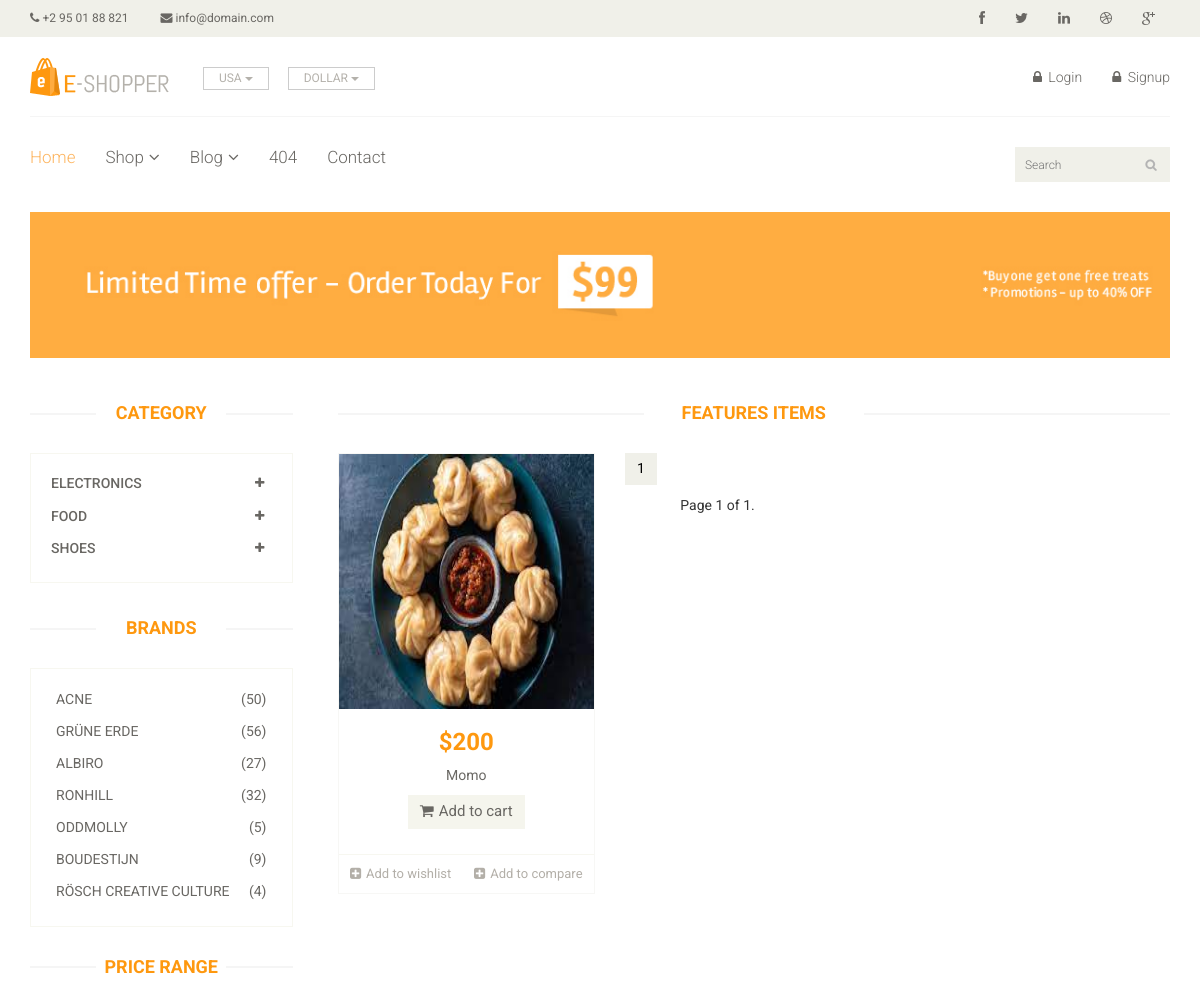
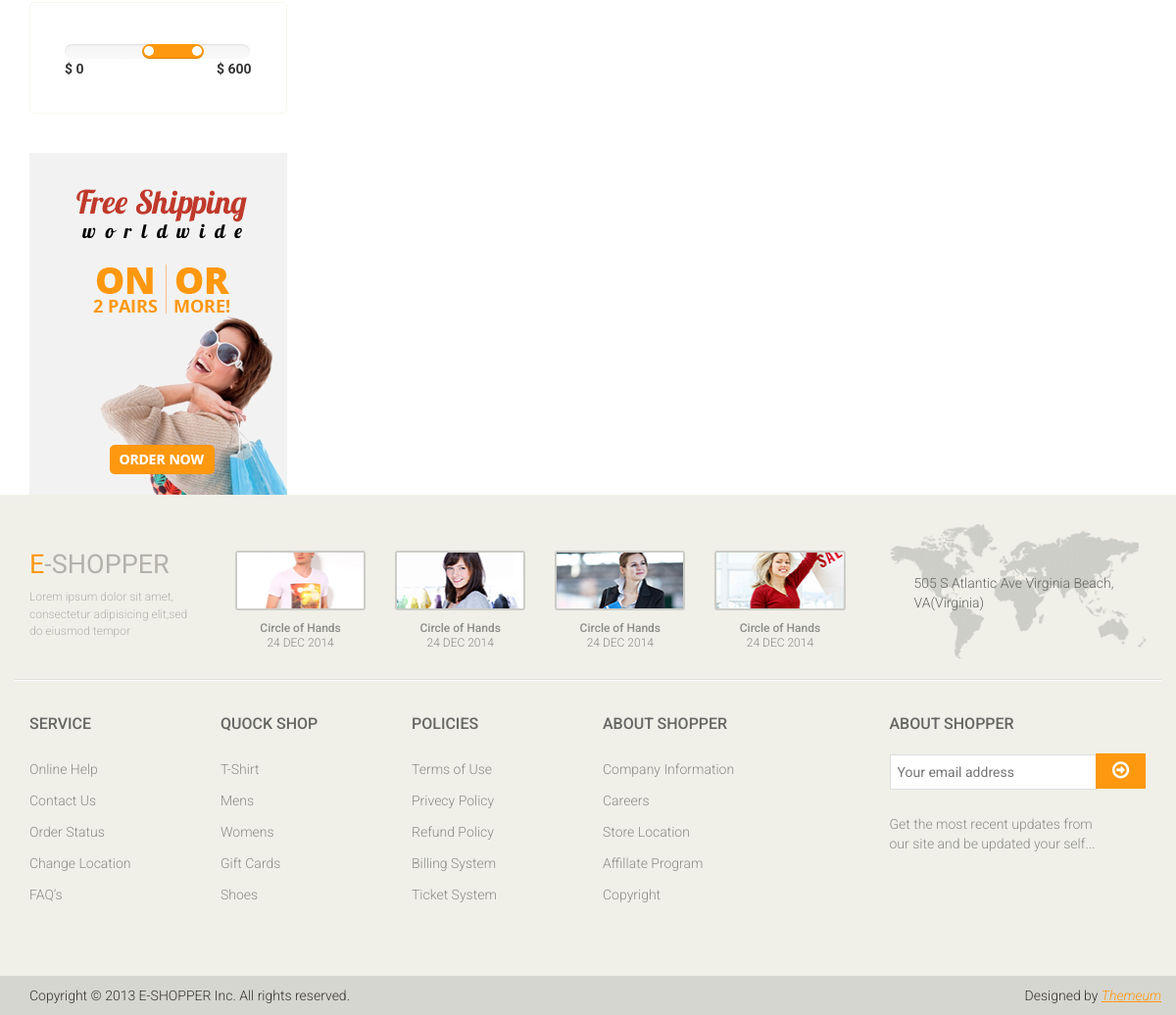
/subcategory/Momo, run on the app's committed database (2 pictures, top to bottom).
### home/models.py (models this page shows, shortened)
class Category(models.Model):
	title = models.CharField(max_length = 400)
	slug = models.CharField(max_length = 500, unique = True) #Slug bhaneko ID jastai primary key
	description = models.TextField()

class Product(models.Model):
	title = models.CharField(max_length = 500)
	slug = models.CharField(max_length = 500, default = "", blank = True)
	price = models.IntegerField()
	discounted_price = models.IntegerField()
	status = models.CharField(max_length = 100, blank = True, choices = (('active','active'),('','inactive')))
	image = models.ImageField(upload_to = 'media')
	description = models.TextField(blank = True)
	labels = models.CharField(max_length = 100, choices = (('new','new'),('hot','hot'),('sale','sale')))
	category = models.ForeignKey(Category, on_delete = models.CASCADE)
	subcategory = models.ForeignKey(SubCategory, on_delete = models.CASCADE)
	brand = models.ForeignKey(Brand, on_delete = models.CASCADE, null = True)
	stock = models.CharField(max_length = 100, choices = (('In Stock','In Stock'),('Out of Stock','Out of Stock')))

### home/views.py (the view)
# urls.py: path('subcategory/<slug>', SubCategoryViews.as_view(), name = 'subcategory'),
class SubCategoryViews(BaseView):
	def get(self,request,slug):
		id = SubCategory.objects.get(slug = slug).id
		self.views['subcategories_product'] = Product.objects.filter(subcategory_id = id)
		paginator = Paginator(self.views['subcategories_product'], 1) #Show 25 contacts per page
		page_number = request.GET.get('page')
		self.views['page_obj'] = paginator.get_page(page_number)
		return render(request,'subcategory.html',self.views)

### home/models.py (called while the page is built)
	def get_url(self):
		return reverse("home:subcategory",kwargs = {'slug':self.slug})

### templates/subcategory.html (shortened to what this page needs)
{% extends 'base.html' %}
{% load static %}
{% block content %}
	<section id="advertisement">
		<div class="container">
			<img src="images/shop/advertisement.jpg" alt="" />
		</div>
	</section>
	<section>
		<div class="container">
			<div class="row">
				<div class="col-sm-3">
					<div class="left-sidebar">
						<h2>Category</h2>
						<div class="panel-group category-products" id="accordian">
							{% for cat in categories %}
							<div class="panel panel-default">
								<div class="panel-heading">
									<h4 class="panel-title">
										<a data-toggle="collapse" data-parent="#accordian" href="#{{cat.title}}">
											<span class="badge pull-right"><i class="fa fa-plus"></i></span>
											{{cat.title}}
										</a>
									</h4>
								</div>
							</div>
							{% endfor %}
						</div>
						<div class="brands_products">
							<h2>Brands</h2>
							<div class="brands-name">
								<ul class="nav nav-pills nav-stacked">
									<li><a href=""> <span class="pull-right">(50)</span>Acne</a></li>
									<li><a href=""> <span class="pull-right">(56)</span>Grüne Erde</a></li>
									<li><a href=""> <span class="pull-right">(27)</span>Albiro</a></li>
									<li><a href=""> <span class="pull-right">(32)</span>Ronhill</a></li>
									<li><a href=""> <span class="pull-right">(5)</span>Oddmolly</a></li>
									<li><a href=""> <span class="pull-right">(9)</span>Boudestijn</a></li>
									<li><a href=""> <span class="pull-right">(4)</span>Rösch creative culture</a></li>
								</ul>
							</div>
						</div>
						<div class="price-range">
							<h2>Price Range</h2>
							<div class="well">
								 <input type="text" class="span2" value="" data-slider-min="0" data-slider-max="600" data-slider-step="5" data-slider-value="[250,450]" id="sl2" ><br />
								 <b>$ 0</b> <b class="pull-right">$ 600</b>
							</div>
						</div>
						<div class="shipping text-center">
							<img src="images/home/shipping.jpg" alt="" />
						</div>
					</div>
				</div>
				<div class="col-sm-9 padding-right">
					<div class="features_items">
						<h2 class="title text-center">Features Items</h2>
						{% for sub in subcategories_product %}
						<div class="col-sm-4">
							<div class="product-image-wrapper">
								<div class="single-products">
									<div class="productinfo text-center">
										<img src="{{sub.image.url}}" alt="" />
										<h2>${{sub.price}}</h2>
										<p>{{sub.title}}</p>
										<a href="#" class="btn btn-default add-to-cart"><i class="fa fa-shopping-cart"></i>Add to cart</a>
									</div>
									<div class="product-overlay">
										<div class="overlay-content">
										</div>
									</div>
								</div>
								<div class="choose">
									<ul class="nav nav-pills nav-justified">
										<li><a href=""><i class="fa fa-plus-square"></i>Add to wishlist</a></li>
										<li><a href=""><i class="fa fa-plus-square"></i>Add to compare</a></li>
									</ul>
								</div>
							</div>
						</div>
						{% endfor %}
						<ul class="pagination">
							{% for page in page_obj %}
							<li><a href="?page=1">1</a></li>
							{% endfor %}
						</ul>
						<div class="pagination">
						    <span class="step-links">
						        <span class="current">
						            Page {{ page_obj.number }} of {{ page_obj.paginator.num_pages }}.
						        </span>
						    </span>
						</div>
					</div>
				</div>
			</div>
		</div>
	</section>
{% endblock %}

### static/css/main.css (style rules this page uses)
body { font-family: 'Roboto', sans-serif; background:; position: relative; font-weight:400px; }
ul li { list-style: none; }
a { -webkit-transition: 300ms; -moz-transition: 300ms; -o-transition: 300ms; transition: 300ms; }
h1, h2, h3, h4, h5, h6 { font-family: 'Roboto', sans-serif; }
.category-products { border: 1px solid #F7F7F0; margin-bottom: 35px; padding-bottom: 20px; padding-top: 15px; }
.left-sidebar h2, .brands_products h2 { color: #FE980F; font-family: 'Roboto', sans-serif; font-size: 18px; font-weight: 700; margin: 0 auto 30px; text-align: center; text-transform: uppercase; position: relative; z-index:3; }
.left-sidebar h2:after, h2.title:after { content: " "; position: absolute; border: 1px solid #f5f5f5; bottom:8px; left: 0; width: 100%; height: 0; z-index: -2; }
.left-sidebar h2:before { content: " "; position: absolute; background: #fff; bottom: -6px; width: 130px; height: 30px; z-index: -1; left: 50%; margin-left: -65px; }
h2.title:before { content: " "; position: absolute; background: #fff; bottom: -6px; width: 220px; height: 30px; z-index: -1; left: 50%; margin-left: -110px; }
.category-products .panel { background-color: #FFFFFF; border: 0px; border-radius: 0px; box-shadow:none; margin-bottom: 0px; }
.category-products .panel-default .panel-heading { background-color: #FFFFFF; border: 0 none; color: #FFFFFF; padding: 5px 20px; }
.category-products .panel-default .panel-heading .panel-title a { color: #696763; font-family: 'Roboto', sans-serif; font-size: 14px; text-decoration: none; text-transform: uppercase; }
.category-products .badge { background:none; border-radius: 10px; color: #696763; display: inline-block; font-size: 12px; font-weight: bold; line-height: 1; min-width: 10px; padding: 3px 7px; text-align: center; vertical-align: baseline; white-space: nowrap; }
.brands-name { border: 1px solid #F7F7F0; padding-bottom: 20px; padding-top: 15px; }
.brands-name .nav-stacked li a { background-color: #FFFFFF; color: #696763; font-family: 'Roboto', sans-serif; font-size: 14px; padding: 5px 25px; text-decoration: none; text-transform: uppercase; }
.shipping { background-color: #F2F2F2; margin-top: 40px; overflow: hidden; padding-top: 20px; position: relative; }
.price-range { margin-top:30px; }
.well { background-color: #FFFFFF; border: 1px solid #F7F7F0; border-radius: 4px; box-shadow: none; margin-bottom: 20px; min-height: 20px; padding: 35px; }
.padding-right { padding-right: 0; }
.features_items { overflow:hidden; }
h2.title { color: #FE980F; font-family: 'Roboto', sans-serif; font-size: 18px; font-weight: 700; margin: 0 15px; text-transform: uppercase; margin-bottom: 30px; position: relative; }
.product-image-wrapper { border:1px solid #F7F7F5; overflow: hidden; margin-bottom:30px; }
.single-products { position: relative; }
.productinfo h2 { color: #FE980F; font-family: 'Roboto', sans-serif; font-size: 24px; font-weight: 700; }
.productinfo p { font-family: 'Roboto', sans-serif; font-size: 14px; font-weight: 400; color: #696763; }
.productinfo img { width: 100%; height: 255px; }
.productinfo { position:relative; }
.product-overlay { background:#FE980F; top: 0; display: none; height: 0; position: absolute; transition: height 500ms ease 0s; width: 100%; display: block; opacity:; }
.product-overlay .overlay-content { bottom: 0; position: absolute; bottom: 0; text-align: center; width: 100%; }
.add-to-cart { background:#F5F5ED; border: 0 none; border-radius: 0; color: #696763; font-family: 'Roboto', sans-serif; font-size: 15px; margin-bottom: 25px; }
.add-to-cart i { margin-right:5px; }
.choose { border-top: 1px solid #F7F7F0; }
.choose ul li a { color: #B3AFA8; font-family: 'Roboto', sans-serif; font-size: 13px; padding-left: 0; padding-right: 0; }
.choose ul li a i { margin-right:5px; }
#advertisement { padding-bottom: 45px; }
#advertisement img { width: 100%; }
.pagination { display: inline-block; margin-bottom: 25px; margin-top: 0; padding-left: 15px; }
.pagination li:first-child a, .pagination li:first-child span { border-bottom-left-radius: 0; border-top-left-radius: 0; margin-left: 0; }
.pagination li:last-child a, .pagination li:last-child span { border-bottom-right-radius: 0; border-top-right-radius: 0; }
.pagination li a, .pagination li span { background-color: #f0f0e9; border: 0; float: left; line-height: 1.42857; margin-left: -1px; padding: 6px 12px; position: relative; text-decoration: none; margin-right: 5px; color:#000; }

### data on the page
Category: title "ELECTRONICS"
Category: title "FOOD"
Category: title "SHOES"
Product: image (picture), price "200", title "Momo"

### other printed values
{{ page_obj.number }} "1"
{{ page_obj.paginator.num_pages }} "1"
